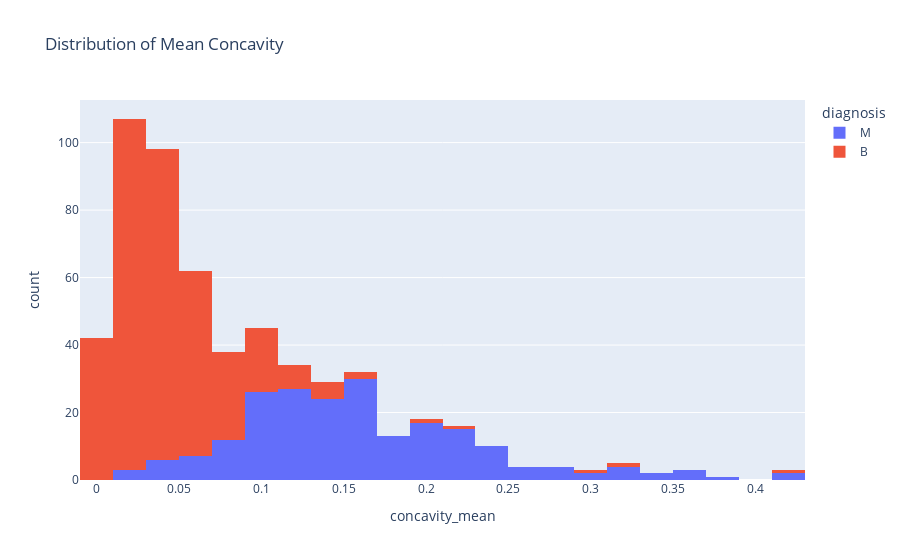

The cell this chart's notebook holds for it:
### Markdown cell above
If a histogram of texture_mean shows differences in distribution between M (malignant) and B (benign) groups, it might suggest that more irregular and complex textures are associated with malignant tumors. However, the relationship might not be as strong or as straightforward as with size-related measures. Higher texture_mean values could suggest malignancy due to the disorganized nature of cancerous tissue, while lower values might correlate with the more uniform texture of benign tissues.

### Code cell
px.histogram(medical_df, x='concavity_mean', title='Distribution of Mean Concavity', color='diagnosis')

### Figure 1 — Plotly figure (JSON) as saved in the notebook; plotly's stock layout.template omitted (floating-point values rounded to 4 significant figures; data arrays with more than 128 entries replaced by an {"elided": "..."} marker saying what was removed)
{"data": [{"alignmentgroup": "True", "bingroup": "x", "hovertemplate": "diagnosis=M<br>concavity_mean=%{x}<br>count=%{y}<extra></extra>", "legendgroup": "M", "marker": {"color": "#636efa", "pattern": {"shape": ""}}, "name": "M", "offsetgroup": "M", "orientation": "v", "showlegend": true, "type": "histogram", "x": {"elided": "212 float values"}, "xaxis": "x", "yaxis": "y"}, {"alignmentgroup": "True", "bingroup": "x", "hovertemplate": "diagnosis=B<br>concavity_mean=%{x}<br>count=%{y}<extra></extra>", "legendgroup": "B", "marker": {"color": "#EF553B", "pattern": {"shape": ""}}, "name": "B", "offsetgroup": "B", "orientation": "v", "showlegend": true, "type": "histogram", "x": {"elided": "357 float values"}, "xaxis": "x", "yaxis": "y"}], "layout": {"barmode": "relative", "legend": {"title": {"text": "diagnosis"}, "tracegroupgap": 0}, "title": {"text": "Distribution of Mean Concavity"}, "xaxis": {"anchor": "y", "domain": [0, 1], "title": {"text": "concavity_mean"}}, "yaxis": {"anchor": "x", "domain": [0, 1], "title": {"text": "count"}}}}
